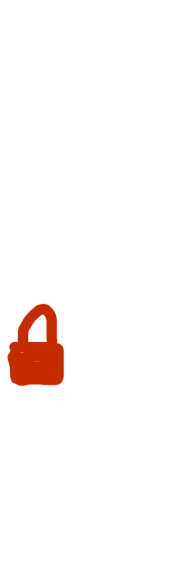
#> input picture srcs/bag.png, 192 x 562 px
$ python overlay.py
#> lines starting #> are read from the running program, lines starting #| are printed output that depends on the picture
#!/usr/bin/python

from PIL import Image

img = Image.open("bag.png")
#> img is the input picture: PIL image 192x562 RGBA; mean R, G, B, A 6.3, 1.4, 0, 7.3

background = Image.open("person.png")
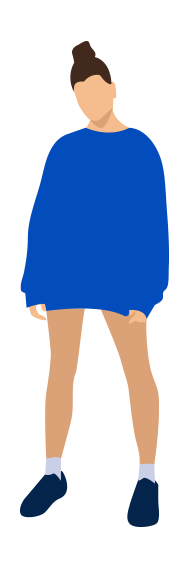
#> input picture srcs/person.png, 192 x 562 px
#> background is the input picture: PIL image 192x562 RGB; mean R, G, B 189.8, 200.7, 221.3

background.paste(img, (0, 0), img)
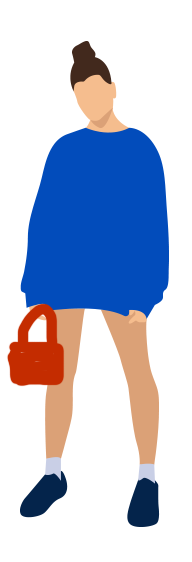
#> background: PIL image 192x562 RGB; mean R, G, B 188.5, 195.5, 215.2
background.save('combined.png',"PNG")
